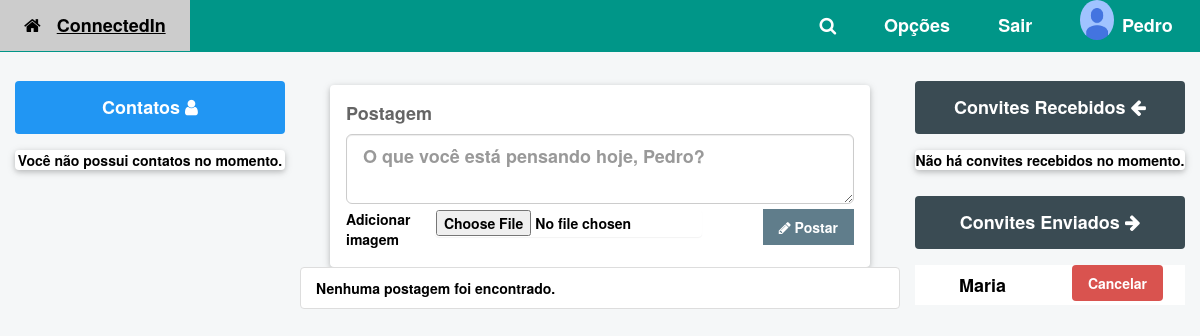
The app's page / (signed in), older data.
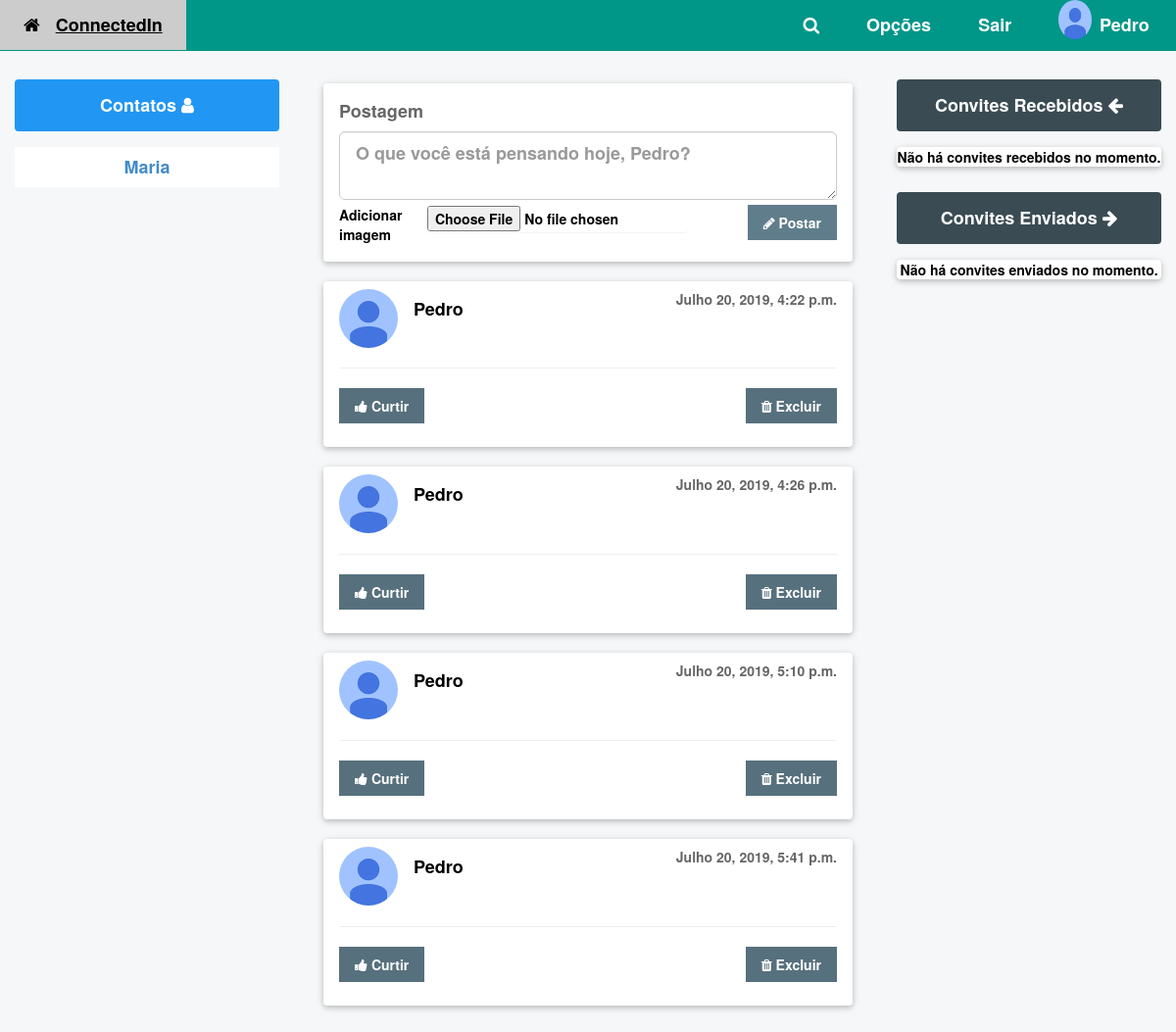
The same page, newer data.
### perfis/models.py (models this page shows, shortened)
class Perfil(models.Model):
	telefone = models.CharField(max_length=11, null=False)
	contatos = models.ManyToManyField('self', related_name='contatos')
	usuario = models.OneToOneField(User,related_name="perfil",on_delete=models.CASCADE)
	ativo = models.BooleanField(default=True)
	contatos_bloqueados = models.ManyToManyField('self', related_name='contatos_bloqueados')
	@property
	def nome(self):
		return self.usuario.username

class Convite(models.Model):
	solicitante = models.ForeignKey(Perfil, on_delete=models.CASCADE, related_name='convites_feitos')
	convidado = models.ForeignKey(Perfil, on_delete=models.CASCADE , related_name='convites_recebidos')

class Postagem(models.Model):
	texto_postagem = models.CharField(max_length=300)
	data_postagem = models.DateTimeField(auto_now_add=True)
	perfil = models.ForeignKey(Perfil, related_name='usuario_postagem', on_delete=models.CASCADE)
	foto = models.ImageField(upload_to='images/postagens', max_length=None, null=True)
	class Meta:
		ordering = ['data_postagem']

### perfis/views.py (the view)
# urls.py: path('', views.timeline, name='timeline'),
@login_required
def timeline(request):
	posts = Postagem.objects.all()
	return render(request,'home.html',{'perfis': Perfil.objects.all(),\
                   'perfil_logado' : get_perfil_logado(request),\
                   'posts':posts})

### perfis/views.py (called while the page is built)
@login_required
def get_perfil_logado(request):
	return request.user.perfil

### perfis/templates/home.html (shortened to what this page needs)
{% extends "base.html" %}
{% block body %}
    <div class="w3-card w3-round w3-white" style="margin-right: 5%; margin-top:20px;
    margin-left: 5%;">
      <div class="w3-container w3-padding">
        <h4 class="w3-opacity"><b>Postagem<b></h4>
        <form method="POST" action="{% url 'postar' %}">
          <textarea name="texto_postagem" required class="form-control input-lg p-text-area" rows="2" placeholder="O que você está pensando hoje, {{ request.user.perfil.nome }}?"></textarea>
          <div class="w3-row" style="width: 100%; margin-top: 5px;">
            <div class="w3-col w3-cell" style="width: 70%;">
              <div class="w3-row" style="width: 100%;">
                <div class="w3-col w3-cell" style="width: 25%;">
                  <p>Adicionar imagem</p>
                </div>
                <div class="w3-col w3-cell" style="width: 50%;">
                  <input class="w3-card panel" type="file" name="imagem">
                </div>
              </div>
            </div>
            <div class="w3-col w3-cell" style="width: 30%;">
              <button type="submit" class="w3-button w3-theme w3-right"><i class="fa fa-pencil"></i>   Postar</button>
            </div>
          </div>
        </form>
      </div>
    </div>
    {% if posts %}
      {% for post in posts %}
        <div class="w3-card w3-round w3-white" style="margin-right: 5%; margin-top:20px;
        margin-left: 5%;">
          <div class="w3-container w3-padding">
            <img src="static/img/photo.jpg" alt="Avatar" class="w3-left w3-circle w3-margin-right" style="width:60px">
            <span class="w3-right w3-opacity">{{post.data_postagem}}</span>
            <h4><b>{{post.perfil.nome}}</b></h4><br>
            <hr class="w3-clear">
            <div class="w3-row" style="width: 100%">
              <div class="w3-col w3-cell" style="width: 50%">
                <button type="button" class="w3-button w3-theme-d1 w3-margin-bottom"><i class="fa fa-thumbs-up"></i>  Curtir</button>
              </div>
              <div class="w3-col w3-cell" style="width: 50%">
                <button type="button" class="w3-button w3-theme-d1 w3-margin-bottom w3-right"><i class="fa fa-trash"></i>  Excluir</button>
              </div>
            </div>
          </div>
        </div>
      {% endfor %}
    {% else %}
      <li class="list-group-item">Nenhuma postagem foi encontrado.</li>
    {% endif %}
{% endblock  %}

### perfis/templates/base.html (shortened to what this page needs)
{% load static %}
<!DOCTYPE html>
<html lang="pt">
  <head>
    <link href="{% static 'styles/w3/w3.css' %}" rel="stylesheet">
    <link href="{% static 'styles/w3/w3-theme-blue-grey.css' %}" rel="stylesheet">
    <link href="{% static 'styles/bootstrap/bootstrap.css' %}" rel="stylesheet">
    <link href="{% static 'styles/site.css' %}" rel="stylesheet">
    <link href="{% static 'styles/signin.css' %}" rel="stylesheet">
    <link rel="stylesheet" href="https://cdnjs.cloudflare.com/ajax/libs/font-awesome/4.7.0/css/font-awesome.min.css">
  </head>
  <body class="w3-theme-l5">
    <header class="w3-top">
      <div class="w3-bar nav-color w3-left-align w3-large">
        <a href="{% url 'timeline' %}" class="w3-bar-item w3-button w3-padding-large w3-theme-d4"><i class="fa fa-home w3-margin-right"></i><b>ConnectedIn</b></a>
        <div class="w3-dropdown-hover w3-hide-small w3-right" title="User">
          <button class="w3-button w3-padding-large logo-user">
            <span style="margin-left: 5px;"><b style="color: white;">{{perfil_logado.nome}}</b></span>
            <img src="{% static 'img/photo.jpg' %}" class="image-perfil" alt="Avatar">
          </button>
        </div>
        <div class="w3-dropdown-hover w3-hide-small w3-right">
          <a href="/logout/" class="item-menu">
            <button class="w3-button w3-padding-large">
              <b>Sair</b>
            </button>
          </a>
        </div>
        <div class="w3-dropdown-hover w3-hide-small w3-right">
          <button class="w3-button w3-padding-large" title="Options"><b class="item-menu">Opções</b></button>
        </div>
        <div class="w3-dropdown-hover w3-hide-small w3-right">
          <button class="w3-button w3-padding-large item-menu"><i class="fa fa-search"></i></button>
        </div>
      </div>
    </header>
    <div class="w3-row">
      <nav class="w3-col  w3-cell w3-mobile" style="width:25%; margin-top: 25px;">
        <div class="w3-row" style="margin-left: 5%; margin-right: 5%;">
          <h4 class="w3-round w3-center w3-panel w3-padding-16 w3-blue">
            <b>Contatos<b>
            <i class="fa fa-user"></i>
          </h4>
          {% with total_de_contatos=perfil_logado.contatos.count %}
            {% if total_de_contatos %}
              <div class="w3-white">
                {% for contato in perfil_logado.contatos.all %}
                  <div class="w3-row">
                    <div class="w3-col w3-cell w3-center" style="width: 100%;">
                    <h4><b><a href="{% url 'exibir' contato.id %}">{{contato.nome}}</a></b></h4>
                    </div>
                  </div>
                {% endfor %}
              </div>
            {% else %}
              <div class="w3-card w3-white w3-round w3-center">
                <p>Você não possui contatos no momento.</p>
              </div>
            {% endif %}
          {% endwith%}
        </div>
      </nav>
      <section class="w3-col  w3-cell w3-mobile" style="width:50%; margin-top: 25px;">
        {% block body%}
        {% endblock %}
      </section>
      <aside class="w3-col  w3-cell w3-mobile w3-right" style="width:25%; margin-top: 25px;">
        <div class="w3-row" style="margin-left: 5%; margin-right: 5%;">
          <h4 class="w3-round w3-center w3-panel w3-padding-16 w3-theme-d4">
            <b>Convites Recebidos<b>
            <i class="fa fa-arrow-left"></i>
          </h4>
          {% with total=perfil_logado.convites_recebidos.count %}
            {% if total %}
              <div class="w3-white">
                {% for convite in perfil_logado.convites_recebidos.all %}
                  <div class="w3-row">
                    <div class="w3-col w3-cell w3-center" style="width: 33.333%;">
                      <h4><b>{{ convite.solicitante.nome}}</b></h4>
                    </div>
                    <div class="w3-col w3-cell w3-center" style="width: 33.333%;">
                      <a href="{% url 'aceitar' convite.id %}" class="btn-primary w3-round w3-button">Aceitar</a>
                    </div>
                    <div class="w3-col w3-cell w3-center" style="width: 33.333%;">
                      <a href="{% url 'recusar' convite.id %}" class="btn-danger w3-round w3-button">Recusar</a>
                    </div>
                    <hr>
                  </div>
                {% endfor %}
              </div>
            {% else %}
              <div class="w3-card w3-white w3-round w3-center">
                <p>Não há convites recebidos no momento.</p>
              </div>
            {% endif %}
          {% endwith %}
        </div>
        <div class="w3-row" style="margin-left: 5%; margin-right: 5%;">
          <h4 class="w3-round w3-center w3-panel w3-padding-16 w3-theme-d4">
            <b>Convites Enviados<b>
            <i class="fa fa-arrow-right"></i>
          </h4>
          {% with total=perfil_logado.convites_feitos.count %}
            {% if total %}
              <div class="w3-white">
                {% for convite in perfil_logado.convites_feitos.all %}
                  <div class="w3-row">
                    <div class="w3-col w3-cell w3-center" style="width: 50%;">
                      <h4><b>{{convite.convidado.nome}}</b></h4>
                    </div>
                    <div class="w3-col w3-cell w3-center" style="width: 50%;">
                      <a href="{% url 'recusar' convite.id %}" class="w3-button btn-danger w3-round">Cancelar</a>
                    </div>
                  </div>
                {% endfor %}
              </div>
            {% else %}
                <div class="w3-card w3-white w3-round w3-center">
                <p>Não há convites enviados no momento.</p>
              </div>
            {% endif %}
          {% endwith %}
        </div>
      </aside>
    </div>
  </body>
</html>

### perfis/static/styles/w3/w3.css (style rules this page uses)
html { box-sizing:border-box }
*,*:before,*:after { box-sizing:inherit }
html { -ms-text-size-adjust:100%;-webkit-text-size-adjust:100% }
body { margin:0 }
article,aside,details,figcaption,figure,footer,header,main,menu,nav,section { display:block }
a { background-color:transparent }
b,strong { font-weight:bolder }
img { border-style:none }
hr { box-sizing:content-box;height:0;overflow:visible }
button,input,select,textarea,optgroup { font:inherit;margin:0 }
button,input { overflow:visible }
button,select { text-transform:none }
button,[type=button],[type=reset],[type=submit] { -webkit-appearance:button }
textarea { overflow:auto }
html,body { font-family:Verdana,sans-serif;font-size:15px;line-height:1.5 }
html { overflow-x:hidden }
h4 { font-size:20px }
h1,h2,h3,h4,h5,h6 { font-family:"Segoe UI",Arial,sans-serif;font-weight:400;margin:10px 0 }
hr { border:0;border-top:1px solid #eee;margin:20px 0 }
img { vertical-align:middle }
a { color:inherit }
.w3-btn,.w3-button { border:none;display:inline-block;padding:8px 16px;vertical-align:middle;overflow:hidden;text-decoration:none;color:inherit;background-color:inherit;text-align:center;cursor:pointer;white-space:nowrap }
.w3-btn,.w3-button { -webkit-touch-callout:none;-webkit-user-select:none;-khtml-user-select:none;-moz-user-select:none;-ms-user-select:none;user-select:none }
.w3-dropdown-click,.w3-dropdown-hover { position:relative;display:inline-block;cursor:pointer }
.w3-bar { width:100%;overflow:hidden }
.w3-bar .w3-bar-item { padding:8px 16px;float:left;width:auto;border:none;display:block;outline:0 }
.w3-bar .w3-dropdown-hover,.w3-bar .w3-dropdown-click { position:static;float:left }
.w3-bar .w3-button { white-space:normal }
.w3-container:after,.w3-container:before,.w3-panel:after,.w3-panel:before,.w3-row:after,.w3-row:before,.w3-row-padding:after,.w3-row-padding:before, .w3-cell-row:before,.w3-cell-row:after,.w3-clear:after,.w3-clear:before,.w3-bar:before,.w3-bar:after { content:"";display:table;clear:both }
.w3-col,.w3-half,.w3-third,.w3-twothird,.w3-threequarter,.w3-quarter { float:left;width:100% }
.w3-cell { display:table-cell }
.w3-top,.w3-bottom { position:fixed;width:100%;z-index:1 }
.w3-top { top:0 }
.w3-circle { border-radius:50% }
.w3-round,.w3-round-medium { border-radius:4px }
.w3-container,.w3-panel { padding:0.01em 16px }
.w3-panel { margin-top:16px;margin-bottom:16px }
.w3-card,.w3-card-2 { box-shadow:0 2px 5px 0 rgba(0,0,0,0.16),0 2px 10px 0 rgba(0,0,0,0.12) }
.w3-opacity,.w3-hover-opacity:hover { opacity:0.60 }
.w3-large { font-size:18px!important }
.w3-left-align { text-align:left!important }
.w3-center { text-align:center!important }
.w3-margin-bottom { margin-bottom:16px!important }
.w3-margin-right { margin-right:16px!important }
.w3-padding { padding:8px 16px!important }
.w3-padding-large { padding:12px 24px!important }
.w3-padding-16 { padding-top:16px!important;padding-bottom:16px!important }
.w3-left { float:left!important }
.w3-right { float:right!important }
.w3-blue,.w3-hover-blue:hover { color:#fff!important;background-color:#2196F3!important }
.w3-white,.w3-hover-white:hover { color:#000!important;background-color:#fff!important }

### perfis/static/styles/w3/w3-theme-blue-grey.css (style rules this page uses)
.w3-theme-l5 { color:#000 !important; background-color:#f5f7f8 !important }
.w3-theme-d1 { color:#fff !important; background-color:#57707d !important }
.w3-theme-d4 { color:#fff !important; background-color:#3a4b53 !important }
.w3-theme { color:#fff !important; background-color:#607d8b !important }

### perfis/static/styles/site.css (style rules this page uses)
.nav-color { background-color: #009688 !important; }
.image-perfil { float: left; max-height: 35%; max-width: 35%; border-radius: 50%; margin-top: -12.4px; width: 40px; height: 40px; }
.item-menu { color: white; }

### perfis/static/styles/signin.css (style rules this page uses)
body { padding-top: 40px; padding-bottom: 40px; background-color: #eee; }

Row changes from the older to the newer data that the page shows:
removed Convite: convidado.nome "Maria"
now on this page (row unchanged): Perfil: nome "Maria"
added Postagem: data_postagem "Julho 20, 2019, 4:22 p.m.", perfil.nome "Pedro"
added Postagem: data_postagem "Julho 20, 2019, 4:26 p.m.", perfil.nome "Pedro"
added Postagem: data_postagem "Julho 20, 2019, 5:10 p.m.", perfil.nome "Pedro"
added Postagem: data_postagem "Julho 20, 2019, 5:41 p.m.", perfil.nome "Pedro"
Text that changed along with them:
text no longer shown: "Você não possui contatos no momento. Nenhuma postagem foi encontrado."
text now shown: "Não há convites enviados no momento."
